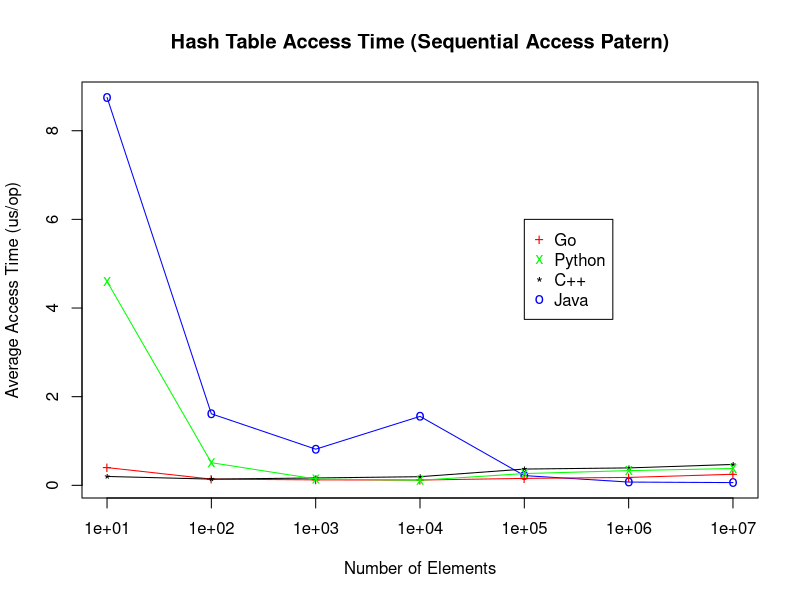

Write R code to recreate this figure.
N = c(10, 100, 1000, 10000, 100000, 1000000, 10000000);
langs = c("Go", "Python", "C++", "Java");
pchs = c("+", "x", "*", "o");
colors = c("red", "green", "black", "blue");
access_time = c(8.751800, 1.613250, 0.815325, 1.555751, 0.219468, 0.073412, 0.061496)

png("hashtable-seq-access.png", bg="transparent", width=700, height=500)
plot(N, access_time, type="o", pch="o", col="blue", log="x", ann=FALSE, lty=1);
title(ylab="Average Access Time (us/op)");
title(xlab="Number of Elements");

access_time = c(0.4000000000000001, 0.14, 0.12300000000000001, 0.119, 0.15627000000000002, 0.17811000000000002, 0.2497328);
lines(N, access_time, type="o", pch="+", lty=1, col="red");

access_time = c(0.2, 0.14, 0.166, 0.1946, 0.36684, 0.392766, 0.471303);
lines(N, access_time, type="o", lty=1, pch="*", col="black");

access_time = c(4.6, 0.51, 0.143, 0.1143, 0.26562, 0.331683, 0.3797068);
lines(N, access_time, type="o", pch="x", lty=1, col="green");

legend(1e5, 6, langs, pch=pchs, col=colors)
title(main="Hash Table Access Time (Sequential Access Patern)");

dev.off();
